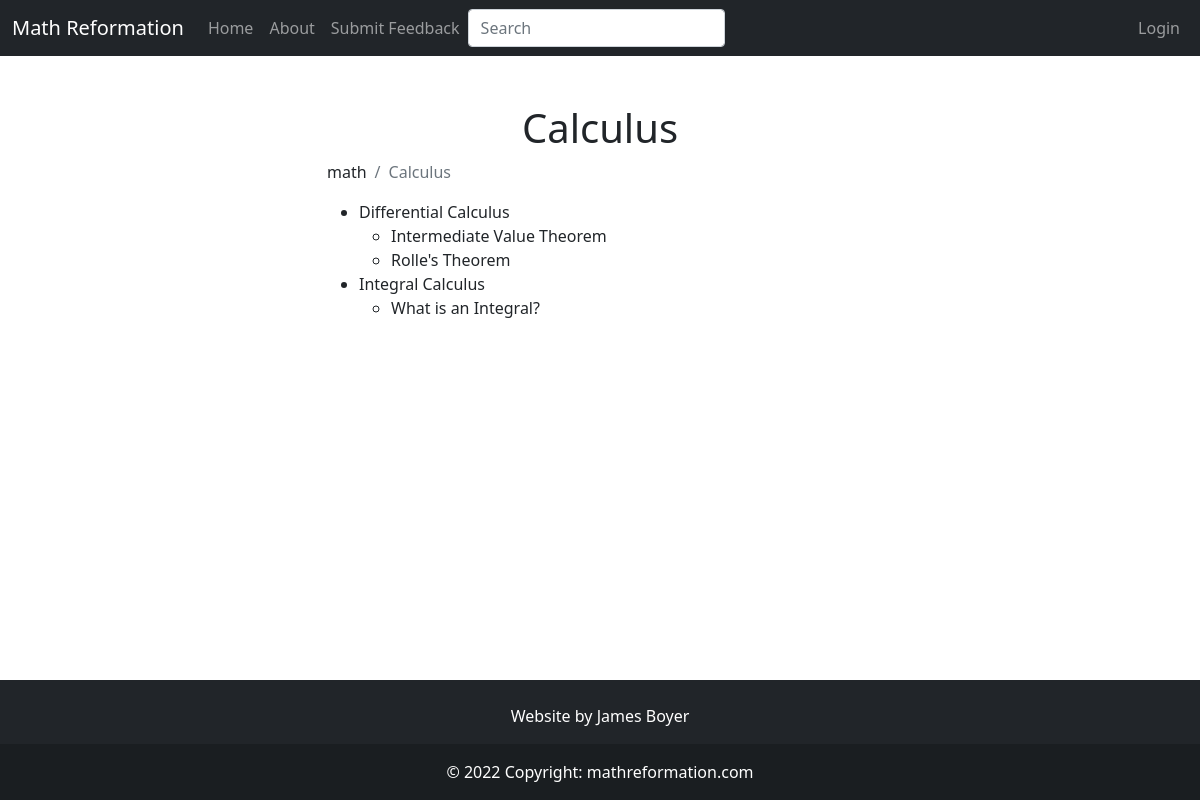
Screenshot of /category/calculus with the database file from the repository.
### app/models.py (models this page shows, shortened)
class SearchableMixin(object):
    @classmethod
    def search(cls, expression, page, per_page):
        ids, scores, total = query_index(cls.__tablename__, expression, page, per_page)
        if total == 0:
            return cls.query.filter_by(id=0), [], 0
        when = []
        for i in range(len(ids)):
            when.append((ids[i], i))
        return cls.query.filter(cls.id.in_(ids)).order_by( db.case(when, value=cls.id)), scores, total

class Category(SearchableMixin, db.Model):
    __searchable__ = ["body_main", "name"]
    id = db.Column(db.Integer, primary_key=True)
    name = db.Column(db.String(50), nullable=False, unique=True)
    path = db.Column(db.String(50), unique=True)
    body_main = db.Column(db.String(), index=True)
    body_draft = db.Column(db.String(), index=True)
    header = db.Column(db.String(), index=True)
    category_type = db.Column(db.String(15))
    order = db.Column(db.Integer())
    is_visible = db.Column(db.Boolean())
    parents = db.relationship('Category',secondary=parent_child_table,
        primaryjoin=id == parent_child_table.c.ChildId,
        secondaryjoin=id == parent_child_table.c.ParentId,
        backref= db.backref('children'))
    def ordered_children(self):
        children = np.array(self.children)
        children_idx = np.array([child.order if child.order else 1 for child in children])
        sorted_children_idx = np.argsort(children_idx)
        return children[sorted_children_idx]
    def ordered_articles(self):
        articles = np.array(self.articles)
        articles_idx = np.array([article.order if article.order else 1 for article in articles])
        sorted_articles_idx = np.argsort(articles_idx)
        return articles[sorted_articles_idx]
    def get_num_children(self):
        return len(list(self.children))

class Article(SearchableMixin, db.Model):
    __searchable__ = ["body_main", "name"]
    id = db.Column(db.Integer, primary_key=True)
    name = db.Column(db.String(64), index=True, unique=True)
    path = db.Column(db.String(50), unique=True)
    date_added = db.Column(db.DateTime, nullable=False,
        default=datetime.utcnow)
    categories = db.relationship('Category', secondary = article_categories_table,
                                 backref=db.backref('articles', lazy=True), lazy=True)
    body_main = db.Column(db.String(), index=True)
    body_draft = db.Column(db.String(), index=True)
    is_visible = db.Column(db.Boolean())
    header = db.Column(db.String(), index=True)
    user_id = db.Column(db.Integer, db.ForeignKey('user.id'))
    order = db.Column(db.Integer())

### app/main/routes.py (the view)
@bp.route("/category/<path>")
def category_page(path):
    category = db.first_or_404(Category.query.filter_by(path=path))
    return render_template('main/category.html', category=category)

### app/main/forms.py
class SearchForm(FlaskForm):
    q = StringField("Search", validators=[DataRequired()])
    def __init__(self, *args, **kwargs):
        if 'formdata' not in kwargs:
            kwargs['formdata'] = request.args
        if 'csrf_enabled' not in kwargs:
            kwargs['csrf_enabled'] = False
        super(SearchForm, self).__init__(*args, **kwargs)

### MathReformationWebsite.py (called while the page is built)
@app.context_processor
def add_imports():
    return dict(admin_permission=admin_permission)

### app/main/routes.py (called while the page is built)
@bp.before_app_request
def before_request():
    g.search_form = SearchForm(meta={'csrf': False})

@bp.context_processor
def add_imports():
    return dict(admin_permission=admin_permission)

### app/templates/main/category.html (shortened to what this page needs)
{% extends "base.html" %}
{% block content %}
<h1 class="text-center">{{ category.name }}</h1>
<ul class="breadcrumb">
    {% if category.category_type == "secondary" or category.category_type == "primary" %}
    <li class="breadcrumb-item">
        <a href="{{ url_for('main.category_page', path=category.parents[0].path) }}">
            {{ category.parents[0].name }}
        </a>
    </li>
    {% endif %}
    <li class="breadcrumb-item active">{{ category.name }}</li>
</ul>
<ul>
    {% if category.get_num_children() == 0 %}
        {% for article in category.ordered_articles() %}
        {% if article.is_visible == True %}
        <li>
            <a href = {{ url_for('main.article_page', path=article.path)}}>
                {{ article.name }}
            </a>
        </li>
        {% endif %}
        {% endfor %}
    {% else %}
        {% for category_child in category.ordered_children() %}
        {% if category_child.is_visible == True %}
        <li>
            <a href = {{ url_for('main.category_page', path=category_child.path)}}>
                {{ category_child.name }}
            </a>
            <ul>
                {% for article in category_child.ordered_articles() %}
                {% if article.is_visible == True %}
                <li>
                    <a href = {{ url_for('main.article_page', path=article.path)}}>
                        {{ article.name }}
                    </a>
                </li>
                {% endif %}
                {% endfor %}
            </ul>
        </li>
        {% endif %}
        {% endfor %}
    {% endif %}
</ul>
{% endblock %}

### app/static/style.css (style rules this page uses)
a { all: unset; }

### rows the page displays
Category: name "Calculus"
Category: name "math"
Category: name "Differential Calculus"
Article: name "Intermediate Value Theorem"
Article: name "Rolle's Theorem"
Category: name "Integral Calculus"
Article: name "What is an Integral?"
